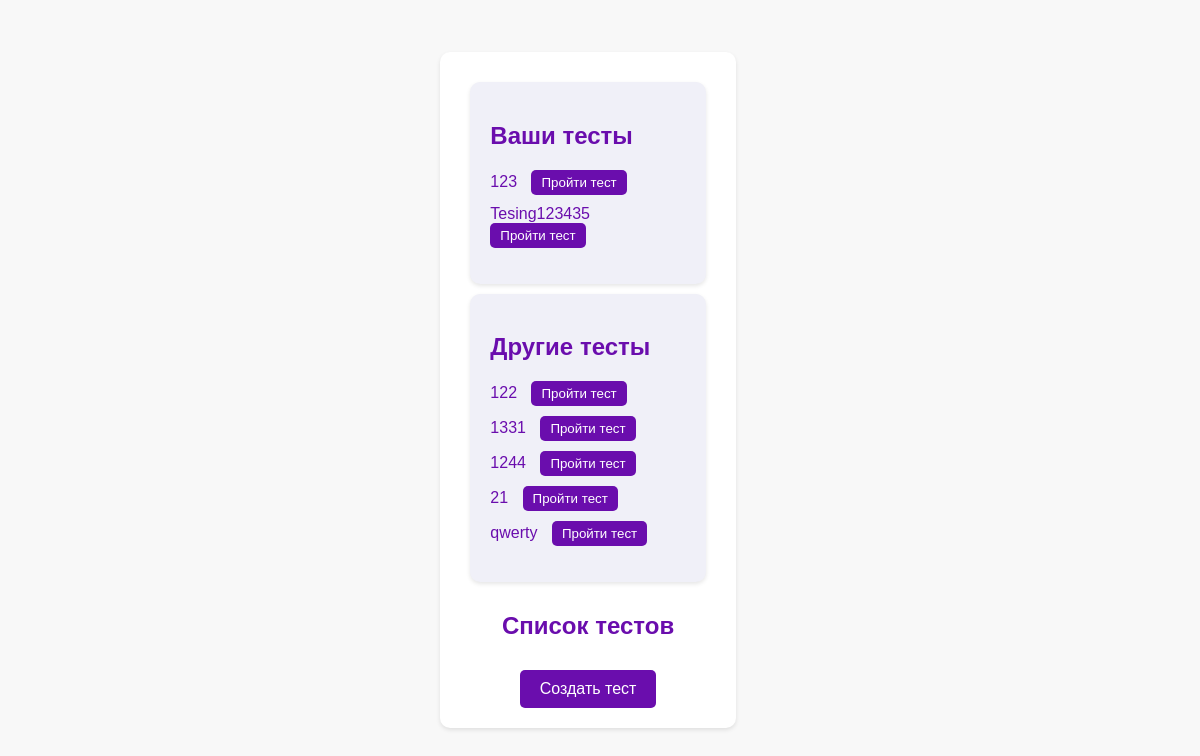
/test_list/ (signed in), run on an earlier commit of the app's database.
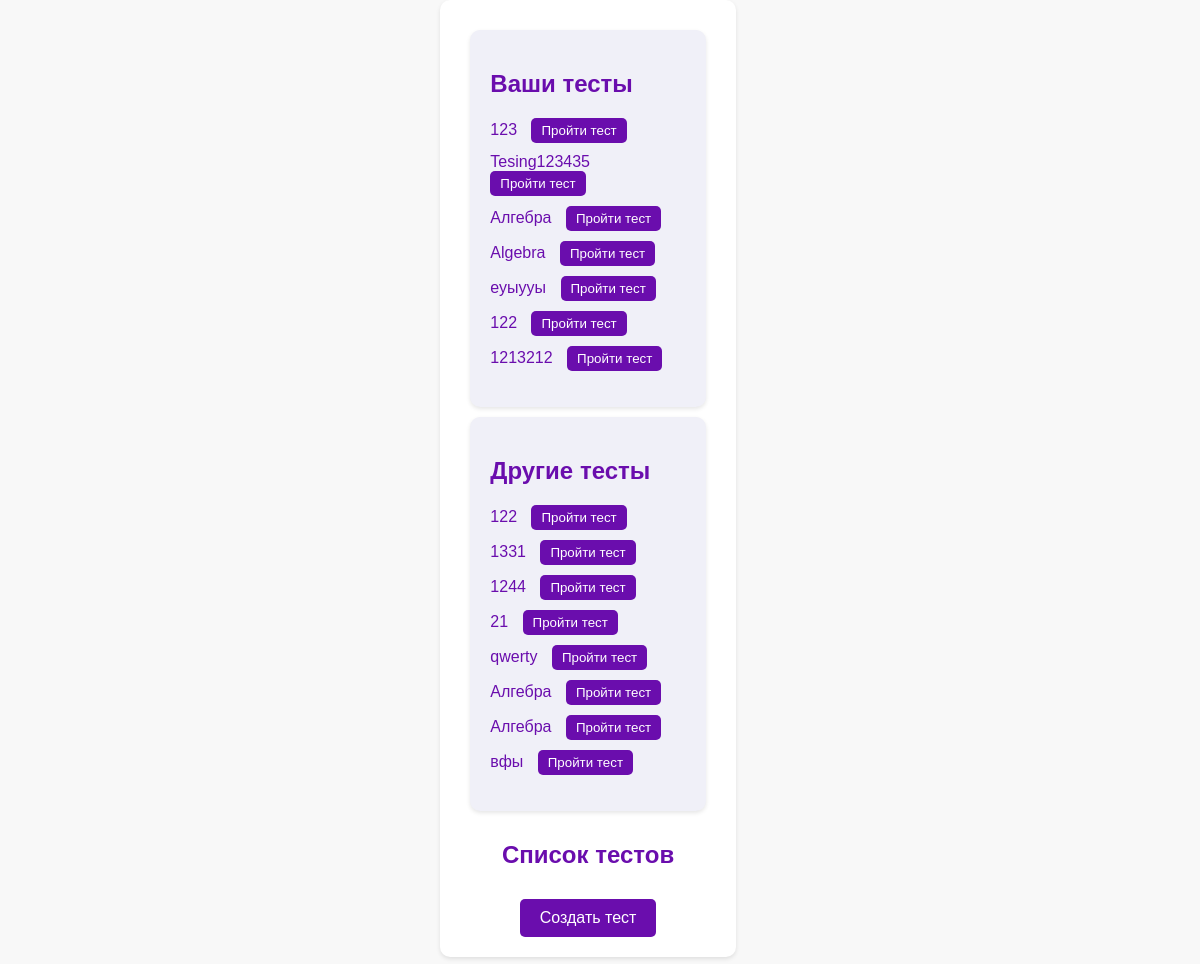
And on a later commit of the database.
### tests/models.py (models this page shows, shortened)
class Test(models.Model):
    title = models.CharField(max_length=100)
    description = models.TextField()
    author = models.ForeignKey(User, on_delete=models.CASCADE)
    is_published = models.BooleanField(default=False)

### tests/views.py (the view)
# urls.py: path('test_list/', views.test_list, name='test_list'),
@login_required
def test_list(request):
        user_tests = Test.objects.filter(author=request.user)
        other_tests = Test.objects.exclude(author=request.user)
        return render(request, 'head/test_list.html', {'user_tests': user_tests, 'other_tests': other_tests})

### templates/head/test_list.html (shortened to what this page needs)
<!DOCTYPE html>
<html lang="en">
<head>
</head>
<body>
    <div class="center-wrapper">
        <section class="home">
            <div class="section-wrapper">
                <section class="home">
                    <div class="test-columns">
                        <div class="row">
                            <div class="column">
                                <h2>Ваши тесты</h2>
                                <ul>
                                    {% for test in user_tests %}
                                        <li>
                                            <a href="{% url 'test_detail' test.id %}">{{ test.title }}</a>
                                            <a href="{% url 'take_test' test.id %}"><button>Пройти тест</button></a>
                                        </li>
                                    {% endfor %}
                                </ul>
                            </div>
                            <div class="column">
                                <h2>Другие тесты</h2>
                                <ul>
                                    {% for test in other_tests %}
                                        <li>
                                            <a href="{% url 'test_detail' test.id %}">{{ test.title }}</a>
                                            <a href="{% url 'take_test' test.id %}"><button>Пройти тест</button></a>
                                        </li>
                                    {% endfor %}
                                </ul>
                            </div>
                        </div>
                    </div>
                </section>
                <div class="section-content">
                    <h1>Список тестов</h1>
                    <a href="{% url 'create_test' %}" class="btn-create">Создать тест</a>
                </div>
            </div>
        </section>
    </div>
</body>
</html>

### templates/head/test_list.html (style rules this page uses)
body { font-family: Arial, sans-serif; background-color: #f8f8f8; color: #333; margin: 0; padding: 0; }
.center-wrapper { display: flex; justify-content: center; align-items: center; min-height: 100vh; }
.section-wrapper { background-color: #fff; padding: 20px; border-radius: 10px; box-shadow: 0 2px 4px rgba(0, 0, 0, 0.1); width: 80%; max-width: 1000px; }
.home { margin-bottom: 20px; }
.test-columns { display: flex; flex-wrap: wrap; justify-content: space-between; }
.column { flex: 1; margin: 10px; padding: 20px; background-color: #f0f0f8; border-radius: 10px; box-shadow: 0 2px 4px rgba(0, 0, 0, 0.1); }
.column h2 { color: #6a0dad; }
.column ul { list-style-type: none; padding: 0; }
.column li { margin-bottom: 10px; }
.column a { color: #6a0dad; text-decoration: none; margin-right: 10px; }
.column button { background-color: #6a0dad; color: #fff; border: none; padding: 5px 10px; border-radius: 5px; cursor: pointer; }
.section-content { text-align: center; margin-top: 20px; }
.section-content h1 { color: #6a0dad; }
.btn-create { background-color: #6a0dad; color: #fff; padding: 10px 20px; text-decoration: none; border-radius: 5px; display: inline-block; margin-top: 10px; }

What changed in the data, as far as the page shows it:
added Test: title "Алгебра", shown under "Ваши тесты"
added Test: title "Algebra", shown under "Ваши тесты"
added Test: title "еуыууы", shown under "Ваши тесты"
added Test: title "122", shown under "Ваши тесты"
added Test: title "1213212", shown under "Ваши тесты"
added Test: title "Алгебра", shown under "Другие тесты"
added Test: title "Алгебра", shown under "Другие тесты"
added Test: title "вфы", shown under "Другие тесты"
